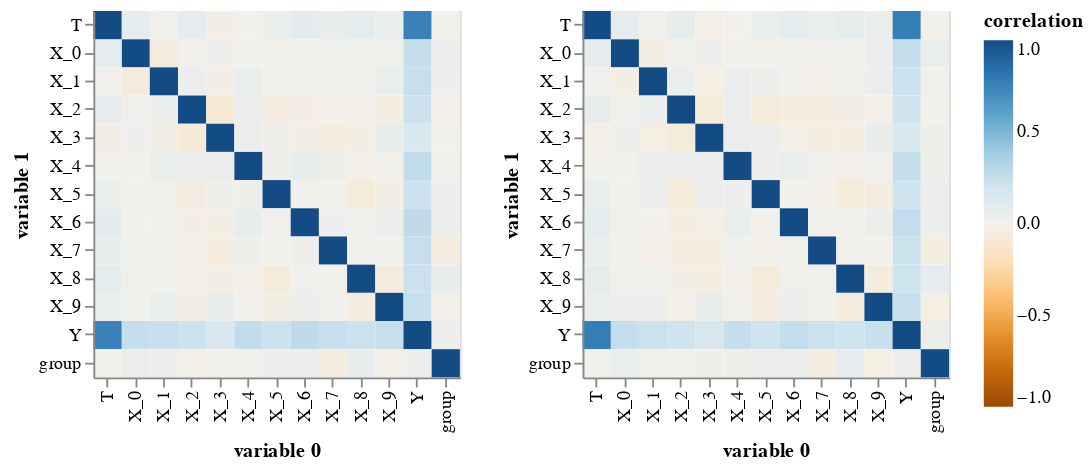

Source (notebook cell):
### Code cell
cmat, cmat_dup = cd.correlation_matrix_plot(data), cd.correlation_matrix_plot(data_dup)
cmat | cmat_dup

### Figure 1 — Vega-Lite specification as saved in the notebook (floating-point values rounded to 4 significant figures; data arrays with more than 128 entries replaced by an {"elided": "..."} marker saying what was removed)
{"config": {"view": {"continuousWidth": 400, "continuousHeight": 300}}, "hconcat": [{"data": {"name": "data-973a97171c504259ad32325ec7558a41"}, "mark": "rect", "encoding": {"color": {"type": "quantitative", "field": "correlation", "scale": {"domain": [-1, 1], "reverse": true, "scheme": "blueorange"}}, "x": {"type": "nominal", "field": "variable 0"}, "y": {"type": "nominal", "field": "variable 1"}}, "height": 200, "width": 200}, {"data": {"name": "data-447777bc9feb2014cc6102287dada13d"}, "mark": "rect", "encoding": {"color": {"type": "quantitative", "field": "correlation", "scale": {"domain": [-1, 1], "reverse": true, "scheme": "blueorange"}}, "x": {"type": "nominal", "field": "variable 0"}, "y": {"type": "nominal", "field": "variable 1"}}, "height": 200, "width": 200}], "$schema": "https://vega.github.io/schema/vega-lite/v4.8.1.json", "datasets": {"data-973a97171c504259ad32325ec7558a41": {"elided": "169 records"}, "data-447777bc9feb2014cc6102287dada13d": {"elided": "169 records"}}}
